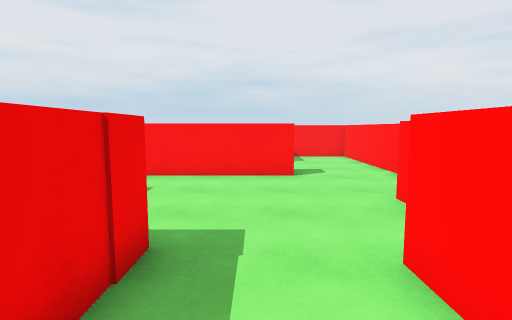
View 1 (above)

18 first-person views from a walk through a scene from a Unity 3-D project. The camera is 1.5 m above the floor, tilts 6° down and sees 80° across. The floor is counted in squares, 1 m on a side. Each view is taken from the middle of a square. On the plan, view 1 faces up. The plan holds only what a view shows up to about 15 squares ahead; the rest is blank. The place goes on beyond the plan. The player is left out.

View 2
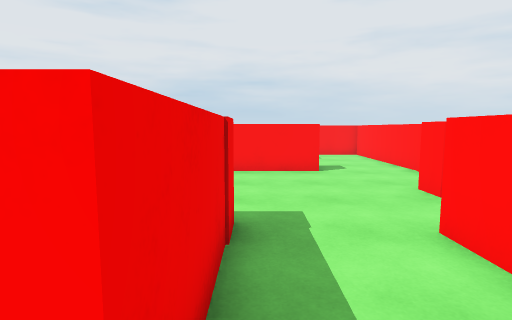

View 3
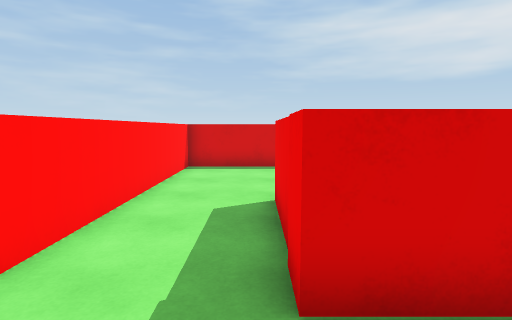

View 4
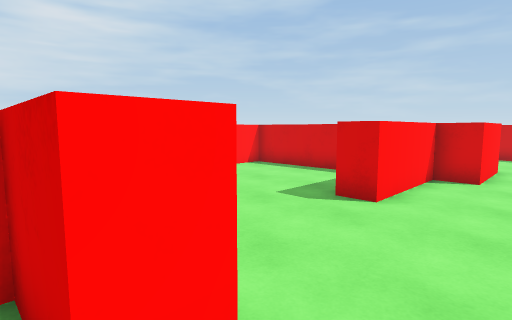

View 5
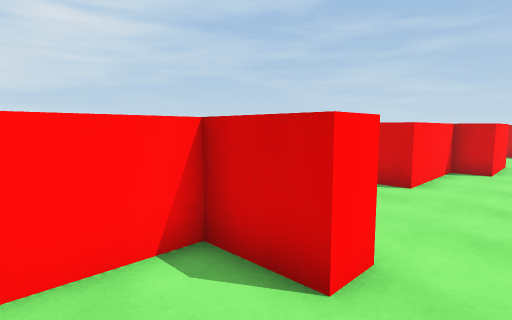

View 6
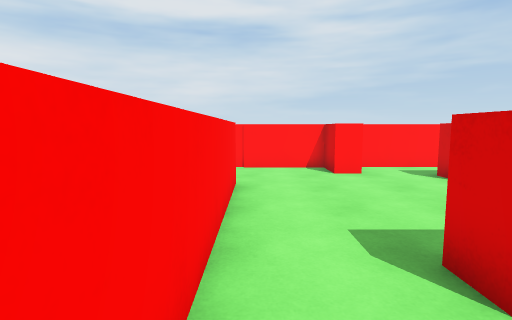

View 7
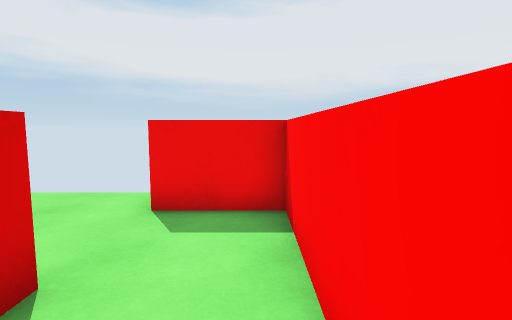

View 8
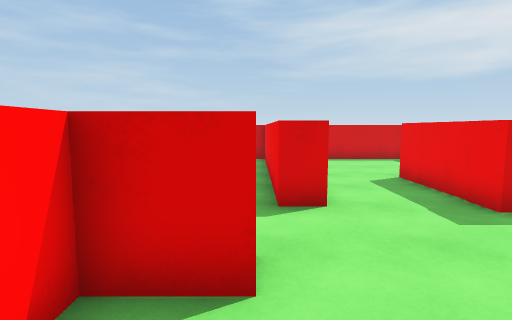

View 9
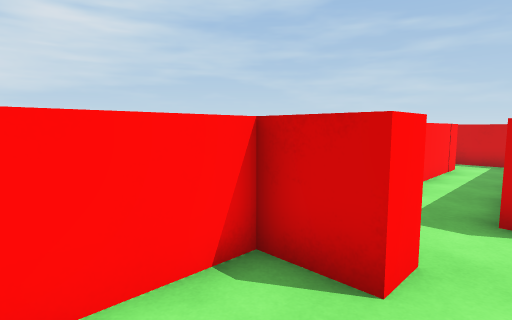

View 10
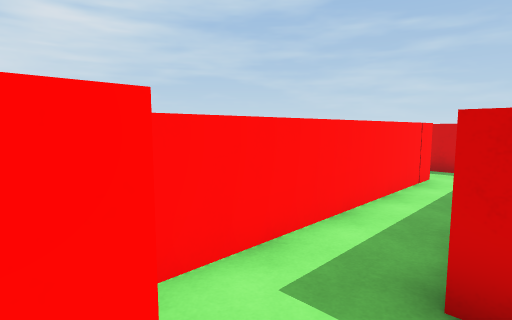

View 11
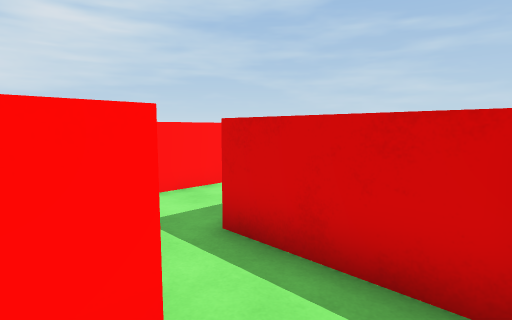

View 12
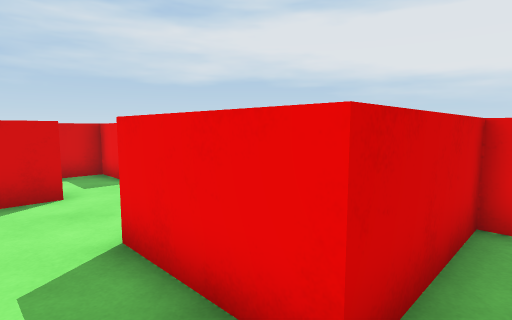

View 13
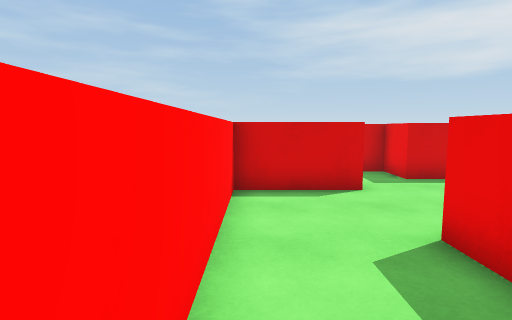

View 14
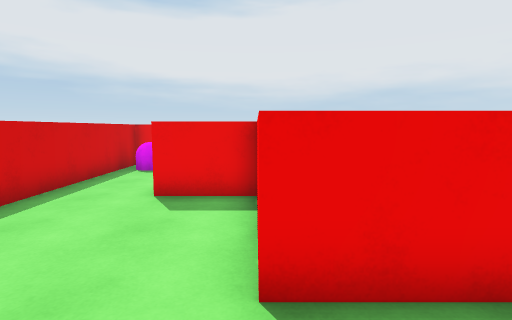

View 15
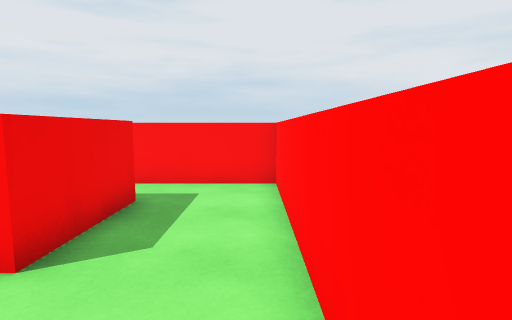

View 16
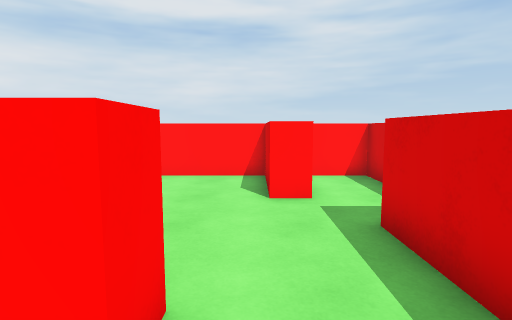

View 17
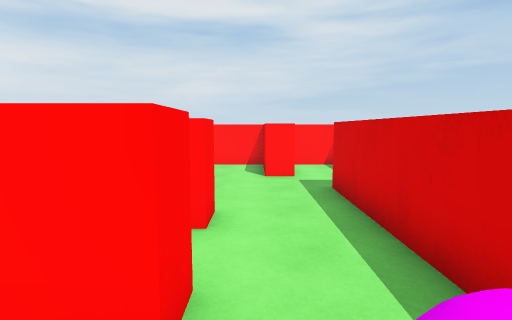

View 18
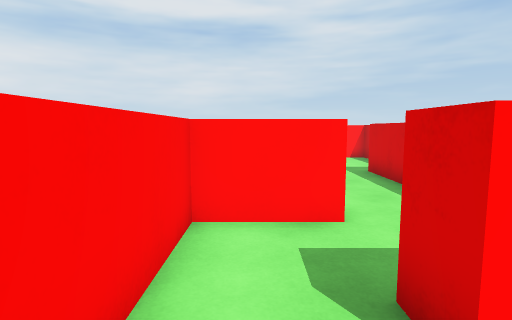

### Floor plan
Points are (right, up) in squares from view 1. A wall is a line through its corners. A room is listed if a view was taken in it or the views show most of it. See-through windows are left out.
Room 1 (views 1, 2, 3, 4, 5, 6, 7, 8, 9, 10, 11)
walls: (-3, 3.7) (-1.4, 3.7) (-1.4, -0.4); (-6.6, 2.8) (-6.6, 3.7) (-4.7, 3.7) (-4.7, 5.9); (-4.8, 7) (-3.8, 7); (3, 5.4) (3, 6.4) (4.6, 6.4) (4.6, 11.5); (-4.1, -5.8) (1.6, -5.8) (1.6, 3.3) (2.6, 3.3) (2.6, -5.8) (4.5, -5.8); (1.2, 9.5) (-7.5, 9.5) (-7.5, 7); (4.6, -3.9) (4.6, 5); (-6.6, -9) (-6.6, -5.8) (-5.4, -5.8) (-5.4, -2) (-4.5, -2)
ways out: opening at (5.5, -5) to room 2; opening at (-7.5, -9) to room 5
Room 2 (views 12, 13, 14, 15)
walls: (6.4, -13.2) (6.4, -12.3) (9.5, -12.3) (9.5, -3.8) (5.6, -3.8); (2.4, -8.9) (2.4, -11.3) (1.4, -11.3); (8.2, -15.5) (9.5, -15.5) (9.5, -13.5); (4.5, -5.8) (6.5, -5.8) (6.5, -9); (1.4, -13.9) (4.6, -13.9) (4.6, -15.5) (5.8, -15.5)
ways out: opening at (5.5, -5) to room 1; opening at (2, -12.5) to room 3
Room 3 (view 16)
walls: (-0.2, -11.3) (-1.2, -11.3); (1.4, -11.3) (1.4, -10.6); (-1.5, -13.9) (1.4, -13.9)
ways out: opening at (2, -12.5) to room 2; opening at (-1, -12.5) to room 4
Room 4 (view 17)
walls: (-4.5, -11.2) (-3.4, -11.2); (-1.2, -11.3) (-1.2, -9) (-4.9, -9); (-3.5, -13.2) (-3.5, -13.9) (-1.5, -13.9)
ways out: opening at (-1, -12.5) to room 3; opening at (-4, -10.5) to room 5
objects: capsule (-2, -13)
Room 5 (view 18)
walls: (-6.5, -13.9) (-6, -13.9)
ways out: opening at (-7.5, -9) to room 1; opening at (-4, -10.5) to room 4

Positions as (right, up) in squares from view 1, and headings:
1: (0, 0), facing up
2: (-1, -1), facing up
3: (-1, 6), facing down
4: (-8, 4), facing down-right
5: (-8, 6), facing down-right
6: (-7, 9), facing right
7: (-2, 9), facing left
8: (3, 9), facing down
9: (2, 9), facing down-right
10: (2, 6), facing down-right
11: (3, -3), facing down-right
12: (8, -5), facing down-left
13: (9, -5), facing down
14: (9, -9), facing left
15: (9, -12), facing up
16: (0, -12), facing right
17: (-3, -12), facing right
18: (-6, -10), facing right
